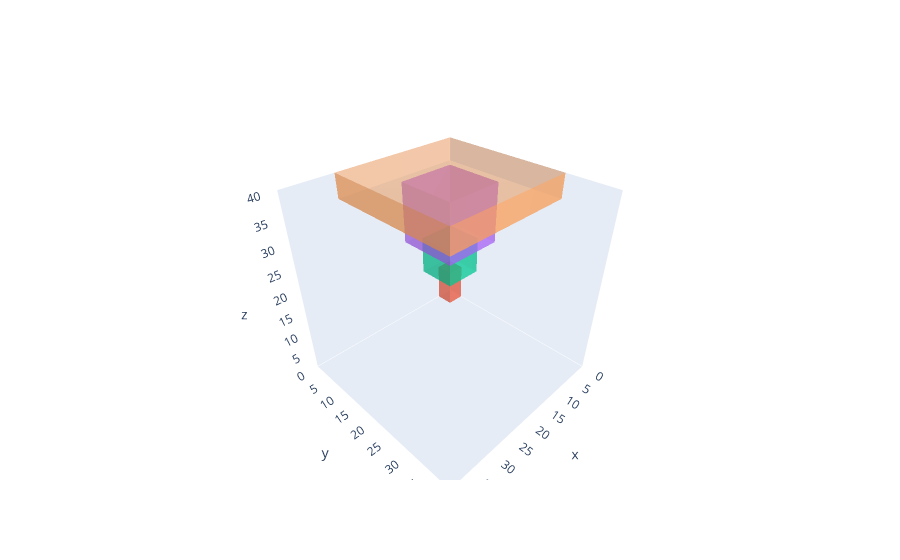

The cell this chart's notebook holds for it:
### Code cell
response = requests.post(URL,json=params)
#response.text
plotly.io.from_json(json.loads(response.text))

### Figure 1 — Plotly figure (JSON) as saved in the notebook; plotly's stock layout.template omitted (floating-point values rounded to 4 significant figures)
{"data": [{"alphahull": 0, "color": "grey", "flatshading": true, "type": "mesh3d", "x": [], "y": [], "z": []}, {"alphahull": 0, "flatshading": true, "hoverinfo": "name", "name": "cuboid_2", "opacity": 0.5, "type": "mesh3d", "x": [0, 0, 4, 4, 0, 0, 4, 4], "y": [0, 4, 4, 0, 0, 4, 4, 0], "z": [0, 0, 0, 0, 9, 9, 9, 9]}, {"alphahull": 0, "flatshading": true, "hoverinfo": "name", "name": "cube_1", "opacity": 0.5, "type": "mesh3d", "x": [0, 0, 9, 9, 0, 0, 9, 9], "y": [0, 9, 9, 0, 0, 9, 9, 0], "z": [10, 10, 10, 10, 19, 19, 19, 19]}, {"alphahull": 0, "flatshading": true, "hoverinfo": "name", "name": "cube_2", "opacity": 0.5, "type": "mesh3d", "x": [0, 0, 14, 14, 0, 0, 14, 14], "y": [0, 14, 14, 0, 0, 14, 14, 0], "z": [20, 20, 20, 20, 34, 34, 34, 34]}, {"alphahull": 0, "flatshading": true, "hoverinfo": "name", "name": "cuboid_2", "opacity": 0.5, "type": "mesh3d", "x": [0, 0, 29, 29, 0, 0, 29, 29], "y": [0, 29, 29, 0, 0, 29, 29, 0], "z": [35, 35, 35, 35, 49, 49, 49, 49]}, {"alphahull": 0, "flatshading": true, "hoverinfo": "name", "name": "cuboid_1", "opacity": 0.5, "type": "mesh3d", "x": [0, 0, 29, 29, 0, 0, 29, 29], "y": [0, 14, 14, 0, 0, 14, 14, 0], "z": [50, 50, 50, 50, 79, 79, 79, 79]}], "layout": {"scene": {"aspectmode": "cube", "xaxis": {"range": [0, 40], "showgrid": false, "showspikes": false, "type": "linear"}, "yaxis": {"range": [0, 40], "showgrid": false, "showspikes": false, "type": "linear"}, "zaxis": {"range": [0, 40], "showgrid": false, "showspikes": false, "type": "linear"}}}}
